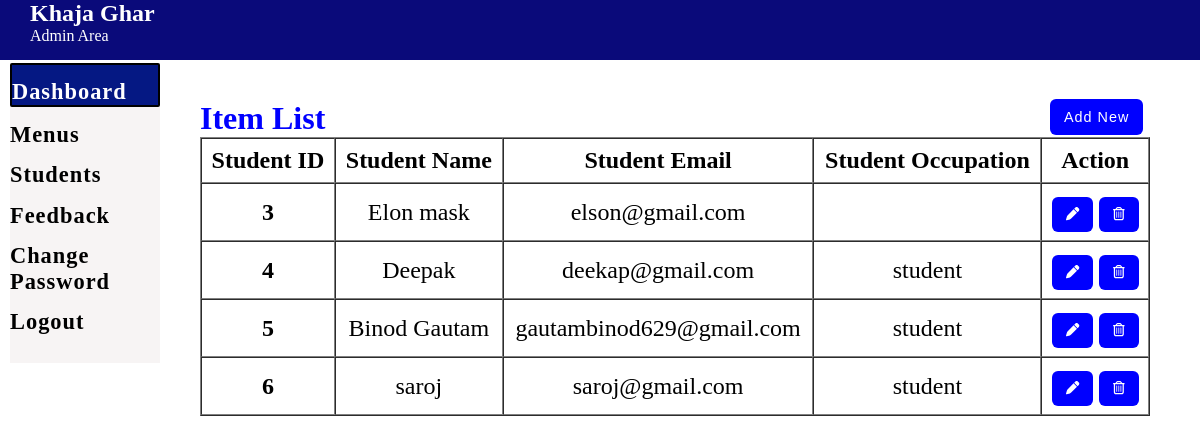
The page /admin_Dash/students.php (signed in) on the database its author committed.
### tables this page shows
CREATE TABLE `student` (
  `stu_id` int(11) NOT NULL,
  `stu_name` varchar(240) DEFAULT NULL,
  `stu_email` varchar(240) DEFAULT NULL,
  `stu_pass` varchar(240) DEFAULT NULL,
  `stu_occ` varchar(240) DEFAULT NULL,
  `stu_img` text DEFAULT NULL
);

### admin_Dash/students.php (the view, shortened to what this page needs)
<?php  include("nav_bar.php")?>
<section style="position:absolute; left:200px; top: 100px;">
    <div>
        <h1 style="color: blue; font-size: 2rem;">Item List</h1>
        <button style="margin-left:850px; position: absolute; top: -6px; font-size: .9rem;" class="btn"><a style="text-decoration: none; color:white;" href="add_student.php">Add New</a></button>
        <?php
     include('../php/partials/dbconnect.php');
      $sql = "SELECT * FROM student";
      $result = $conn->query($sql);
      if($result->num_rows > 0){
       echo '<table class="mytable" width="950" border="1" cellspacing="0">
       <thead>
        <tr>
         <th>Student ID</th>
         <th>Student Name</th>
         <th>Student Email</th>
         <th>Student Occupation</th>
         <th>Action</th>
        </tr>
       </thead>
       <tbody>';
        while($row = $result->fetch_assoc()){
          echo '<tr>';
          echo '<th scope="row">'.$row["stu_id"].'</th>';
          echo '<td>'. $row["stu_name"].'</td>';
          echo '<td>'.$row["stu_email"].'</td>';
          echo '<td>'.$row["stu_occ"].'</td>';
          echo '<td><form action="edit_student.php" method="POST" style="display: inline;"> <input type="hidden" name="id" value='. $row["stu_id"] .'><button type="submit" class="btn btn-info mr-3" name="view" value="View"><i class="fas fa-pen"></i></button></form>
          <form action="" method="POST" style="display: inline;" ><input type="hidden" name="id" value='. $row["stu_id"] .'><button type="submit" class="btn btn-secondary" name="delete" value="Delete"><i class="far fa-trash-alt"></i></button></form></td>
         </tr>';
        }
        echo '</tbody>
        </table>';
      } else {
        echo "0 Result";
      }
     ?>
    </div>
<?php  include("footer.php")?>

### css/admin.css (style rules this page uses)
* { margin: 0px; padding: 0px; }

### css/admin_util.css (style rules this page uses)
.btn { margin-top: 5px; outline: none; color: white; border-radius: 6px; background-color: blue; padding: 10px 14px; border: none; cursor: pointer; letter-spacing: 1px; }
table.mytable th,td { padding:8px; margin: 4px; font-size: 1.5rem; }
table.mytable th,td { text-align: center; }

### rows shown on the page
student: stu_id "3", stu_name "Elon mask", stu_email "elson@gmail.com"
student: stu_id "4", stu_name "Deepak", stu_email "deekap@gmail.com", stu_occ "student"
student: stu_id "5", stu_name "Binod Gautam", stu_email "gautambinod629@gmail.com", stu_occ "student"
student: stu_id "6", stu_name "saroj", stu_email "saroj@gmail.com", stu_occ "student"
